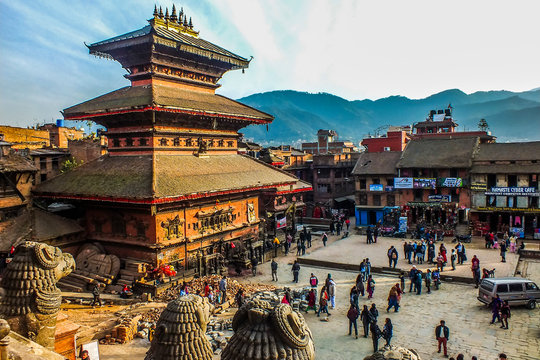
#> input picture nepal.jpg, 540 x 360 px
$ python manipulation.py
#> lines starting #> are read from the running program, lines starting #| are printed output that depends on the picture
import cv2 as cv


def readImage():
    img = cv.imread('nepal.jpg')
#> img is the input picture: shape (360, 540, 3); mean B, G, R 110, 120.4, 124.7
    return img

def convert_to_grayscale(img):
    """Convert a BGR image to grayscale."""
    grey_img = cv.cvtColor(img, cv.COLOR_BGR2GRAY)
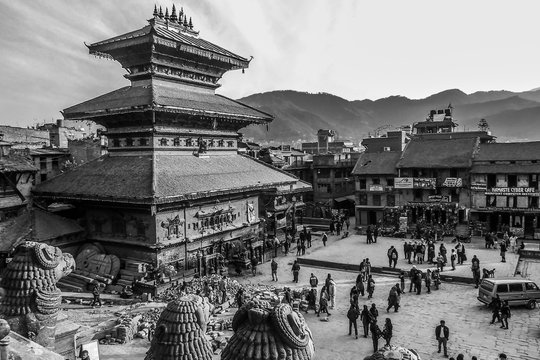
#> grey_img: shape (360, 540); min 0, max 255, mean 120.5
    cv.imwrite('.\\output\\grey_img.jpg', grey_img)
    cv.imshow('grey_img',grey_img)
    cv.waitKey(0)
    return grey_img

def apply_gaussian_blur(image, kernel_size=(7, 7), sigma=0):
    """Apply Gaussian blur to reduce noise."""
#> called with kernel_size = (7, 7), sigma = 0
    gaussianblur = cv.GaussianBlur(image, kernel_size, sigma)
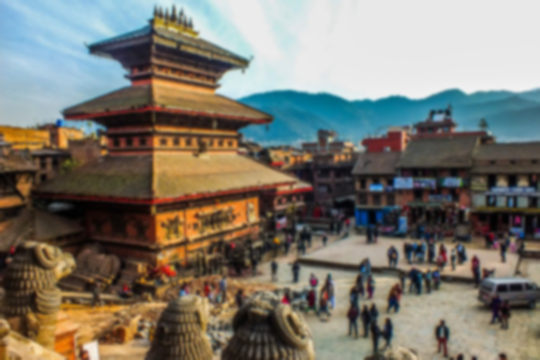
#> gaussianblur: shape (360, 540, 3); mean B, G, R 110, 120.4, 124.7
    cv.imwrite('.\\output\\gaussianblur.jpg', gaussianblur)
    cv.imshow('gaussianblur',gaussianblur)
    cv.waitKey(0)
    return gaussianblur


def detect_edges(image, threshold1=50, threshold2=100):
#> called with threshold1 = 50, threshold2 = 100
    canny_edge = cv.Canny(image, threshold1, threshold2)
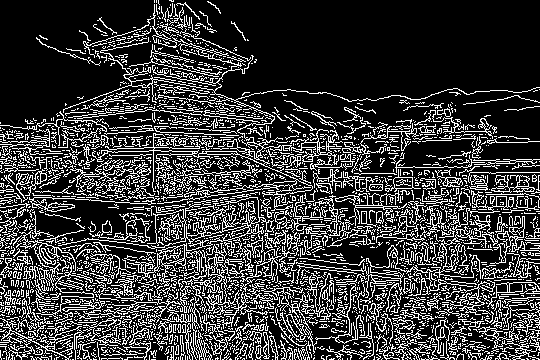
#> canny_edge: shape (360, 540); 23.2% white in thin lines or dots
    cv.imwrite('.\\output\\canny_edge.jpg', canny_edge)
    cv.imshow('canny_edge',canny_edge)
    cv.waitKey(0)
    return canny_edge

if __name__ == '__main__':
    img = readImage()
    convert_to_grayscale(img)
    apply_gaussian_blur(img)
    detect_edges(img)
